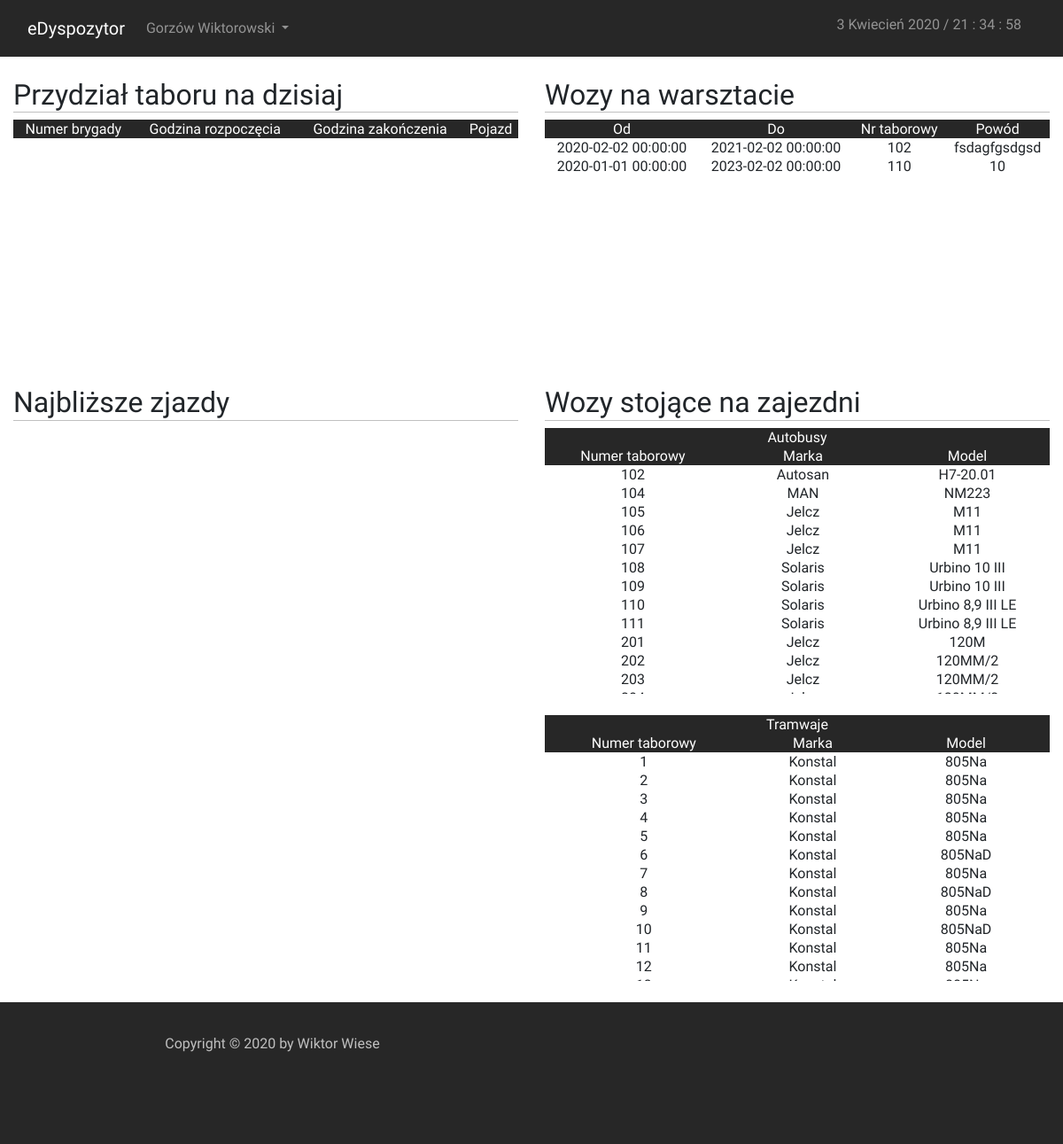
/index_user.php (signed in), run on the app's committed database.
### tables this page shows
CREATE TABLE `vehicles` (
  `id` int(11) NOT NULL,
  `typ_pojazdu` enum('Tram','Bus','Trol') DEFAULT NULL,
  `miasto` int(11) NOT NULL,
  `marka` text,
  `model` text,
  `uklad_drzwi` text,
  `rocznik` text,
  `rok_wprowadzenia` text,
  `klimatyzacja` enum('TAK','NIE') DEFAULT NULL,
  `biletomat` enum('TAK','NIE') DEFAULT NULL,
  `niska_podloga` enum('TAK','NIE') NOT NULL,
  `numer_tab` int(11) DEFAULT NULL,
  `tablice_rej` text,
  `typ_taboru` enum('MIDI','MAXI','MEGA','Wagon','Skład') DEFAULT NULL,
  `uwagi` longtext,
  `id_workshop` int(11) DEFAULT '0',
  `id_timetable` int(11) DEFAULT '0'
);

CREATE TABLE `workshop` (
  `id` int(11) NOT NULL,
  `id_pojazdu` int(11) NOT NULL,
  `powod` longtext,
  `data_roz` datetime DEFAULT NULL,
  `data_zak` datetime DEFAULT NULL,
  `miasto` int(11) NOT NULL
);

### index_user.php (called while the page is built)
<?php
    include("./layout/header.php");
    $toInclude = isset($_GET['page']) ? $_GET['page']:"main";
    include("./pages/user/$toInclude.php");
    include("./layout/footer.php");
?>

### scripts/php/main_page/list_of_garage.php (the view, shortened to what this page needs)
<?php
    require_once("scripts/php/db_connect.php");
    $connect = new mysqli($host, $db_user, $db_password, $db_name);
                    if ($result = @$connect->query("SELECT * from `vehicles` where typ_pojazdu='BUS' and id_workshop='0' and `miasto`='$_SESSION[access]' order by `numer_tab`"))
                        {
                            echo "<div class='mess_users'>
                            <table>
                            <tr class='main'>
                                <td colspan='3'>Autobusy</td>
                            </tr>
                            <tr class='main'>
                                <td>Numer taborowy</td>
                                <td>Marka</td>
                                <td>Model</td>
                            </tr>";
                            $users = $result->num_rows;
                            if($users>0)
                            {
                                while($row = $result->fetch_array())
                                {
                                    echo "<tr>
                                        <td>".$row['numer_tab']."</td>
                                        <td>".$row['marka']."</td>
                                        <td>".$row['model']."</td>
                                    </tr>";
                                }
                            }
                            echo "</table></div><br/>";
                        }
                        if($_SESSION['access'] == '4')
                        {
                            if ($result = @$connect->query("SELECT * from `vehicles` where typ_pojazdu='Trol' and id_workshop='0' and `miasto`='$_SESSION[access]'  order by `numer_tab`"))
                            {
                                echo "<div class='mess_users'>
                                <table>
                                <tr class='main'>
                                    <td colspan='3'>Trolejbusy</td>
                                </tr>
                                <tr class='main'>
                                    <td>Numer taborowy</td>
                                    <td>Marka</td>
                                    <td>Model</td>
                                </tr>";
                                $users = $result->num_rows;
                                if($users>0)
                                {
                                    while($row = $result->fetch_array())
                                    {
                                        echo "<tr>
                                            <td>".$row['numer_tab']."</td>
                                            <td>".$row['marka']."</td>
                                            <td>".$row['model']."</td>
                                        </tr>";
                                    }
                                }
                                echo "</table></div><br/>";
                            }
                        } else {
                            if ($result = @$connect->query("SELECT * from `vehicles` where typ_pojazdu='Tram' and id_workshop='0' and `miasto`='$_SESSION[access]'  order by `numer_tab`"))
                            {
                                echo "<div class='mess_users'>
                                <table>
                                <tr class='main'>
                                    <td colspan='3'>Tramwaje</td>
                                </tr>
                                <tr class='main'>
                                    <td>Numer taborowy</td>
                                    <td>Marka</td>
                                    <td>Model</td>
                                </tr>";
                                $users = $result->num_rows;
                                if($users>0)
                                {
                                    while($row = $result->fetch_array())
                                    {
                                        echo "<tr>
                                            <td>".$row['numer_tab']."</td>
                                            <td>".$row['marka']."</td>
                                            <td>".$row['model']."</td>
                                        </tr>";
                                    }
                                }
                                echo "</table></div><br/>";
                            }
                        }
?>

### scripts/php/main_page/list_of_workshop.php (shortened to what this page needs)
<?php
    require_once("scripts/php/db_connect.php");
    $connect = new mysqli($host, $db_user, $db_password, $db_name);
    echo "<div class='mess_users'>
        <table>
            <tr class='main'>
                <td>Od</td>
                <td>Do</td>
                <td>Nr taborowy</td>
                <td>Powód</td>
            </tr>";
            if ($result = @$connect->query("SELECT * from `workshop` INNER JOIN `vehicles` on `vehicles`.`id` = `workshop`.`id_pojazdu` WHERE `workshop`.`miasto` LIKE '$_SESSION[access]'"))
            {
                $users = $result->num_rows;
                if($users>0)
                {
                    while($row = $result->fetch_array())
                    {
                        echo "<tr>
                                <td>".$row['data_roz']."</td>
                                <td>".$row['data_zak']."</td>
                                <td>".$row['numer_tab']."</td>
                                <td>".$row['powod']."</td>
                            </tr>";
                                }
                }
            }
        echo "</table></div>";
?>

### styles/style_main.css (style rules this page uses)
body { font-family: 'Raleway', sans-serif !important; background: #272727 !important; }

### styles/style_pages.css (style rules this page uses)
table, tr, td { text-align: center; width: inherit; }
table .main { color: white !important; background: #272727 !important; }
.mess_users { width: 100%; height: 300px; overflow-y: scroll; }

### data on the page
vehicles: workshop.data_roz "2020-02-02 00:00:00", workshop.data_zak "2021-02-02 00:00:00", numer_tab "102", workshop.powod "fsdagfgsdgsd", marka "Autosan", model "H7-20.01"
vehicles: workshop.data_roz "2020-01-01 00:00:00", workshop.data_zak "2023-02-02 00:00:00", numer_tab "110", workshop.powod "10", marka "Solaris", model "Urbino 8,9 III LE"
vehicles: numer_tab "104", marka "MAN", model "NM223"
vehicles: numer_tab "105", marka "Jelcz", model "M11"
vehicles: numer_tab "106", marka "Jelcz", model "M11"
vehicles: numer_tab "107", marka "Jelcz", model "M11"
vehicles: numer_tab "108", marka "Solaris", model "Urbino 10 III"
vehicles: numer_tab "109", marka "Solaris", model "Urbino 10 III"
vehicles: numer_tab "111", marka "Solaris", model "Urbino 8,9 III LE"
vehicles: numer_tab "201", marka "Jelcz", model "120M"
vehicles: numer_tab "202", marka "Jelcz", model "120MM/2"
vehicles: numer_tab "203", marka "Jelcz", model "120MM/2"
vehicles: numer_tab "1", marka "Konstal", model "805Na"
vehicles: numer_tab "2", marka "Konstal", model "805Na"
vehicles: numer_tab "3", marka "Konstal", model "805Na"
vehicles: numer_tab "4", marka "Konstal", model "805Na"
vehicles: numer_tab "5", marka "Konstal", model "805Na"
vehicles: numer_tab "6", marka "Konstal", model "805NaD"
vehicles: numer_tab "7", marka "Konstal", model "805Na"
vehicles: numer_tab "8", marka "Konstal", model "805NaD"
vehicles: numer_tab "9", marka "Konstal", model "805Na"
vehicles: numer_tab "10", marka "Konstal", model "805NaD"
vehicles: numer_tab "11", marka "Konstal", model "805Na"
vehicles: numer_tab "12", marka "Konstal", model "805Na"
